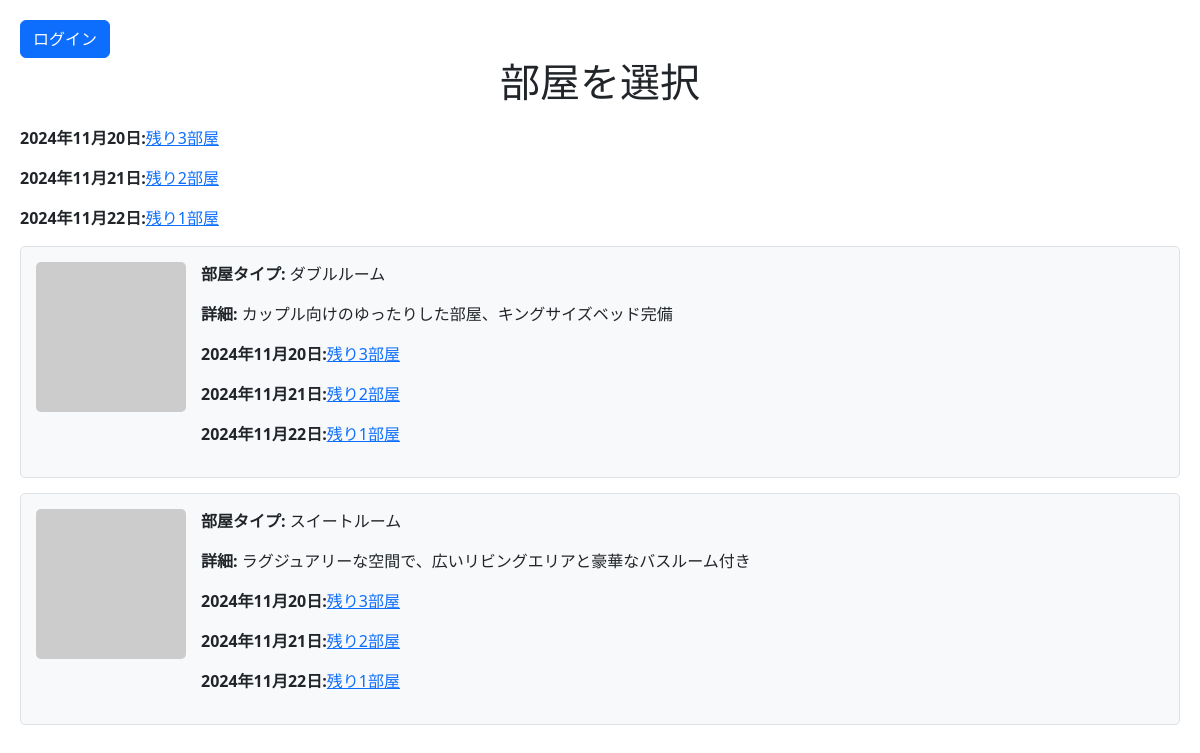
The app's page /room_selection, older data.
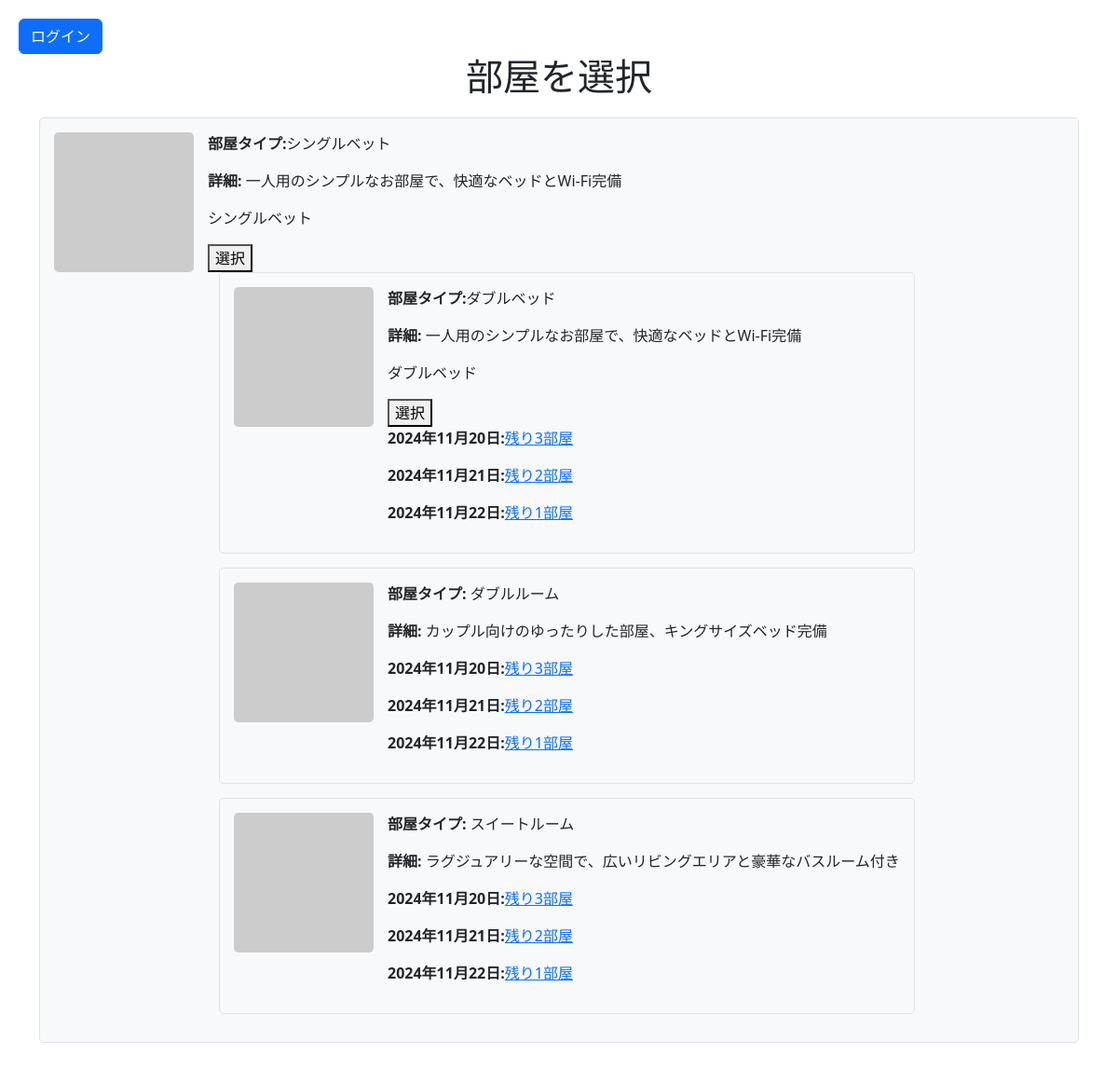
The same page, newer data.
### bookingfront/models.py (models this page shows, shortened)
class RoomType(models.Model):
    name = models.CharField(max_length=50)
    reservation_date=models.DateField(null=True)

### bookingfront/views.py (the view)
# urls.py: path('room_selection', views.room_selection, name='room_selection'),
def room_selection(request):
    room_types = RoomType.objects.all()
    return render(request, 'room_selection.html', {'room_types': room_types})

### bookingfront/templates/room_selection.html (shortened to what this page needs)
<!doctype html>
<html lang="ja">
  <head>
    <link href="https://cdn.jsdelivr.net/npm/bootstrap@5.3.0/dist/css/bootstrap.min.css" rel="stylesheet">
  </head>
  <body>
    <a href="{% url 'accounts:index' %}" class="btn btn-primary">ログイン</a>
    <h1>部屋を選択</h1>
      {% for room in room_types %}
      <div class="container">
        <div class="room-info">
          <img src="https://via.placeholder.com/150" alt="シングルルーム">
          <div>
            <p><strong>部屋タイプ:</strong>{{ room.name }}</p>
            <p><strong>詳細:</strong> 一人用のシンプルなお部屋で、快適なベッドとWi-Fi完備</p>
            <div class="availability">
              <div>
                  <p>{{ room.name }}</p>
                  <form method="POST" action="{% url 'bookingfront:plan_selection' %}">
                      <button type="submit">選択</button>
                  </form>
              </div>
      {% endfor %}
            <p><strong>2024年11月20日:</strong><a href="{% url 'bookingfront:plan_selection' %}">残り3部屋</a></p>
            <p><strong>2024年11月21日:</strong><a href="{% url 'bookingfront:plan_selection' %}">残り2部屋</a></p>
            <p><strong>2024年11月22日:</strong><a href="{% url 'bookingfront:plan_selection' %}">残り1部屋</a></p>
          </div>
        </div>
      </div>
      <div class="room-info">
        <img src="https://via.placeholder.com/150" alt="ダブルルーム">
        <div>
          <p><strong>部屋タイプ:</strong> ダブルルーム</p>
          <p><strong>詳細:</strong> カップル向けのゆったりした部屋、キングサイズベッド完備</p>
          <div class="availability">
            <p><strong>2024年11月20日:</strong><a href="{% url 'bookingfront:plan_selection' %}">残り3部屋</a></p>
            <p><strong>2024年11月21日:</strong><a href="{% url 'bookingfront:plan_selection' %}">残り2部屋</a></p>
            <p><strong>2024年11月22日:</strong><a href="{% url 'bookingfront:plan_selection' %}">残り1部屋</a></p>
          </div>
        </div>
      </div>
      <div class="room-info">
        <img src="https://via.placeholder.com/150" alt="スイートルーム">
        <div>
          <p><strong>部屋タイプ:</strong> スイートルーム</p>
          <p><strong>詳細:</strong> ラグジュアリーな空間で、広いリビングエリアと豪華なバスルーム付き</p>
          <div class="availability">
            <form>
              <p><strong>2024年11月20日:</strong><a href="{% url 'bookingfront:plan_selection' %}">残り3部屋</a></p>
              <p><strong>2024年11月21日:</strong><a href="{% url 'bookingfront:plan_selection' %}">残り2部屋</a></p>
              <p><strong>2024年11月22日:</strong><a href="{% url 'bookingfront:plan_selection' %}">残り1部屋</a></p>
            </form>
          </div>
        </div>
      </div>
    </div>
  </body>
</html>

Row changes from the older to the newer data that the page shows:
added RoomType: name "シングルベット"
added RoomType: name "ダブルベッド"
